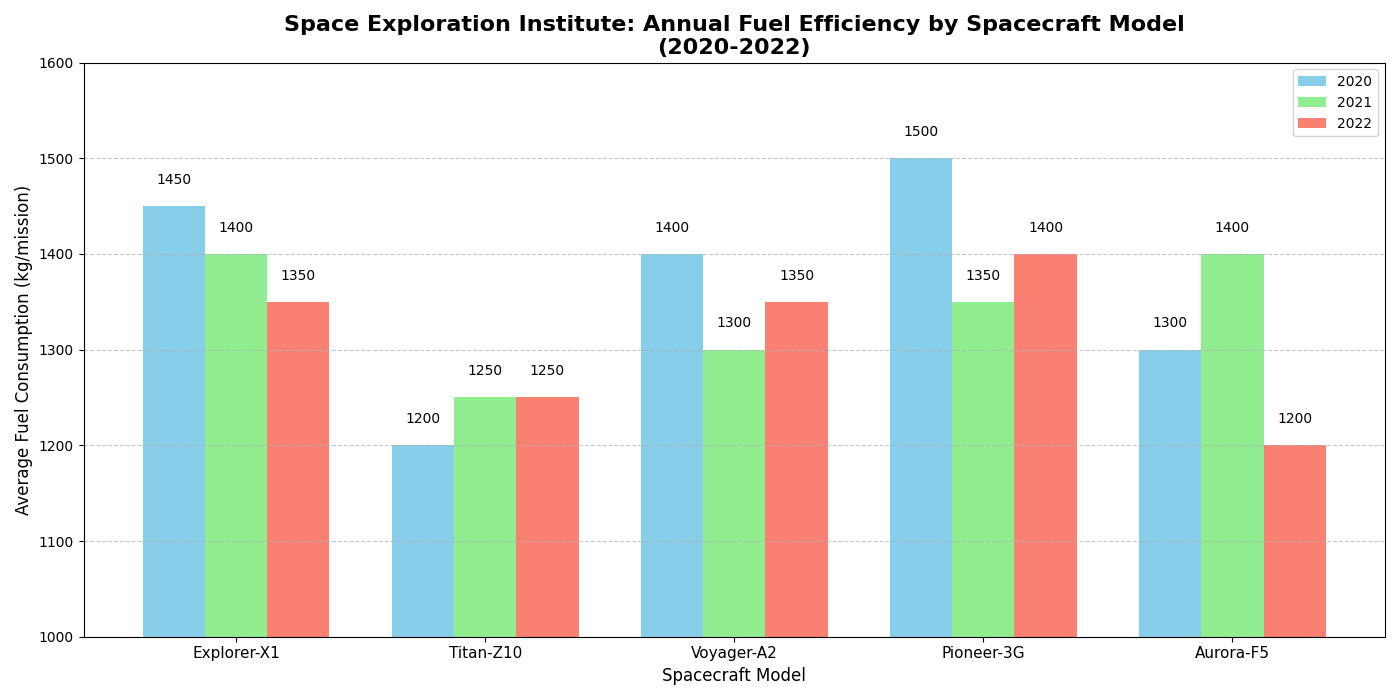

This chart was generated by the following Python code:
import matplotlib.pyplot as plt
import numpy as np

# Data representing spacecraft models and average fuel consumptions (in kg per mission)
spacecraft_models = ['Explorer-X1', 'Titan-Z10', 'Voyager-A2', 'Pioneer-3G', 'Aurora-F5']
fuel_efficiency_2020 = [1450, 1200, 1400, 1500, 1300]
fuel_efficiency_2021 = [1400, 1250, 1300, 1350, 1400]
fuel_efficiency_2022 = [1350, 1250, 1350, 1400, 1200]

fig, ax1 = plt.subplots(figsize=(14, 7))

bar_width = 0.25
x = np.arange(len(spacecraft_models))

bars1 = ax1.bar(x - bar_width, fuel_efficiency_2020, bar_width, label='2020', color='skyblue')
bars2 = ax1.bar(x, fuel_efficiency_2021, bar_width, label='2021', color='lightgreen')
bars3 = ax1.bar(x + bar_width, fuel_efficiency_2022, bar_width, label='2022', color='salmon')

ax1.set_title('Space Exploration Institute: Annual Fuel Efficiency by Spacecraft Model\n(2020-2022)', fontsize=16, fontweight='bold')
ax1.set_xlabel('Spacecraft Model', fontsize=12)
ax1.set_ylabel('Average Fuel Consumption (kg/mission)', fontsize=12)
ax1.set_xticks(x)
ax1.set_xticklabels(spacecraft_models, fontsize=11)
ax1.set_ylim(1000, 1600)

def add_labels(bars):
    for bar in bars:
        yval = bar.get_height()
        ax1.text(bar.get_x() + bar.get_width()/2.0, yval + 20, f'{yval}', ha='center', va='bottom', fontsize=10, color='black')

add_labels(bars1)
add_labels(bars2)
add_labels(bars3)

ax1.legend(loc='upper right', fontsize=10)
ax1.grid(axis='y', linestyle='--', alpha=0.7)

plt.tight_layout()
plt.show()
